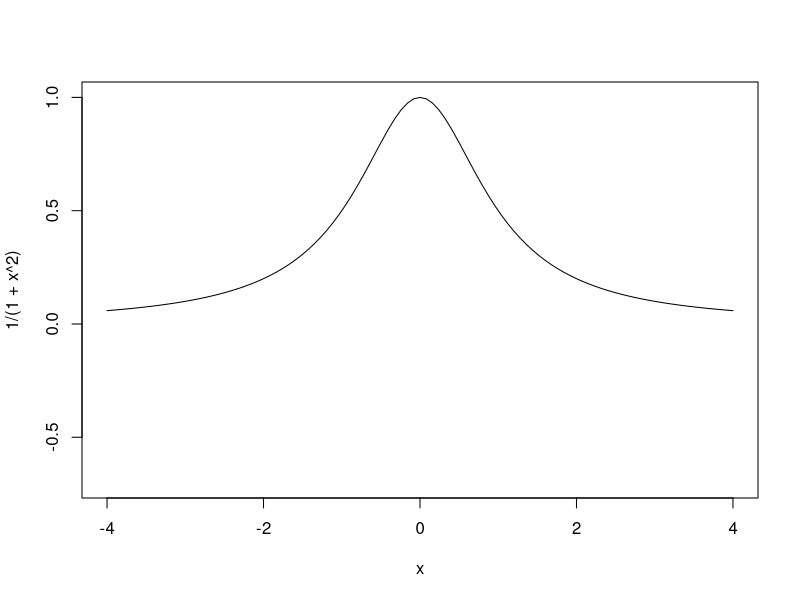
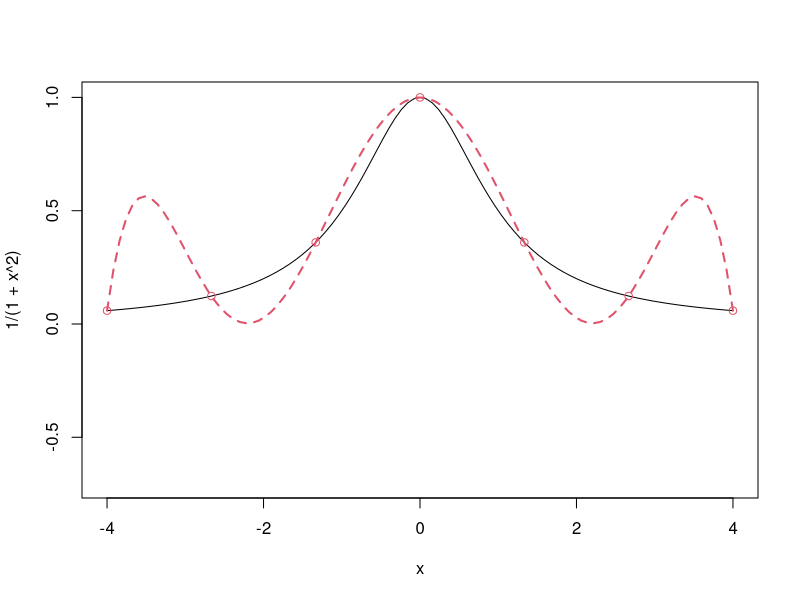
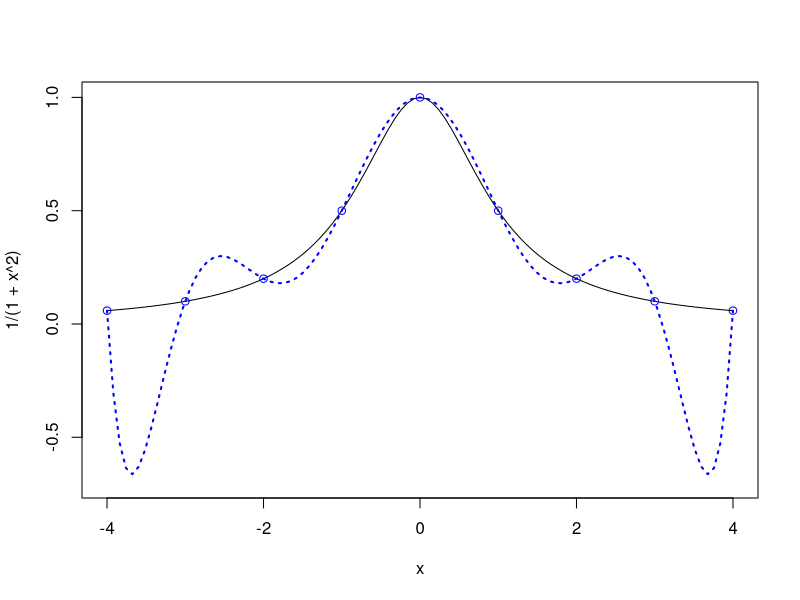
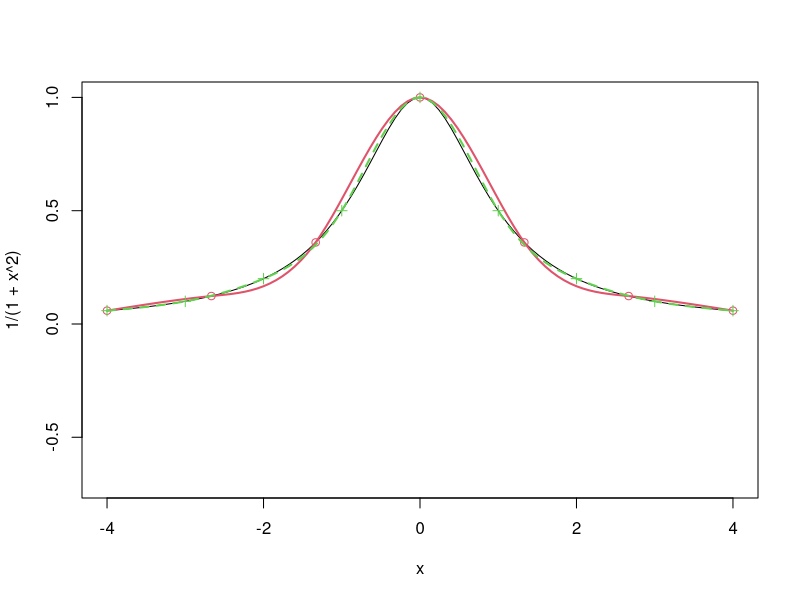
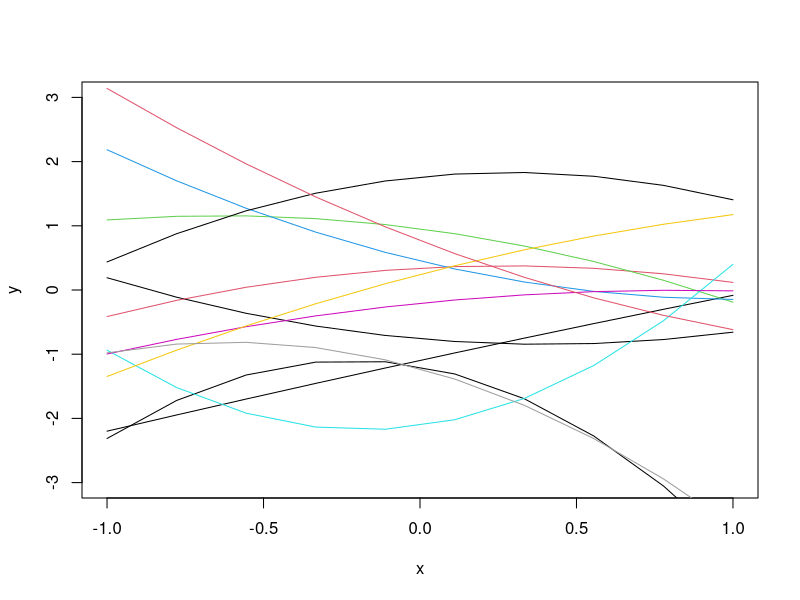
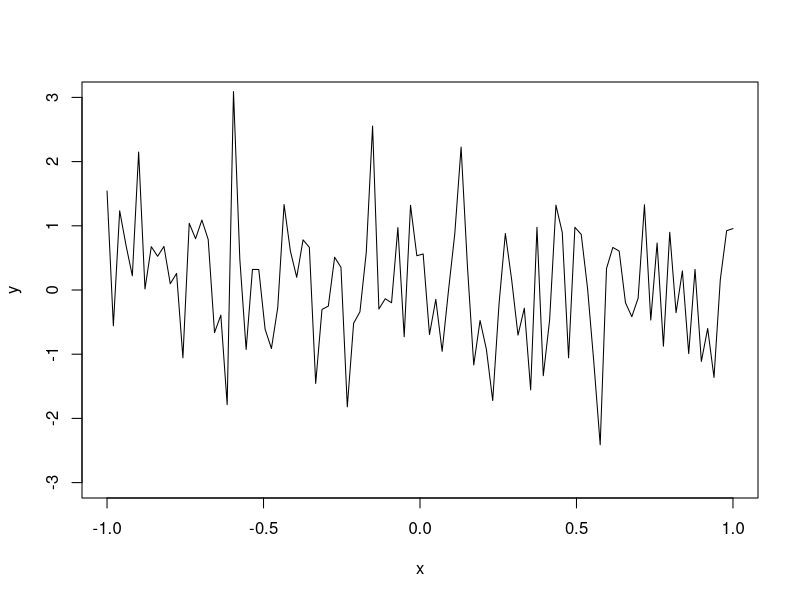
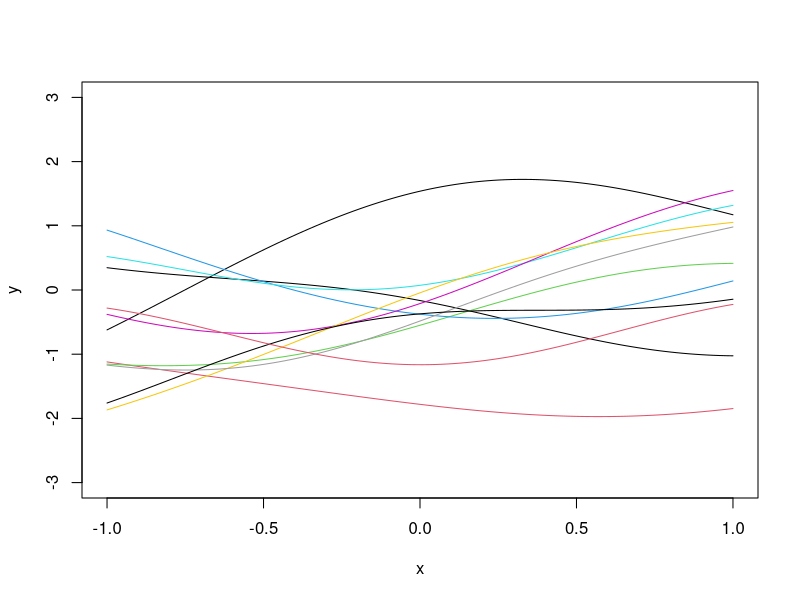
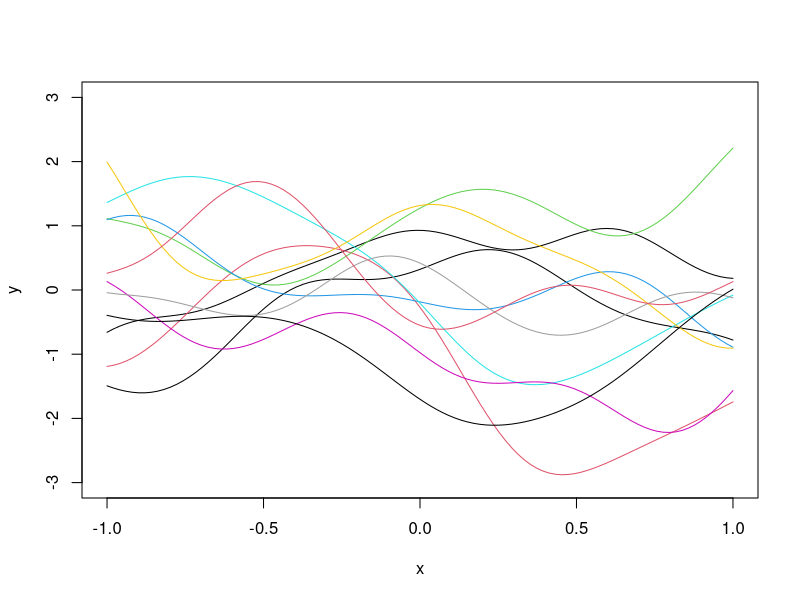

The R source for these figures, in order:
## ---- chunk 1
curve(1/(1+x^2), from=-4, to=4, ylim=c(-.7,1))
## ---- chunk 2
curve(1/(1+x^2), from=-4, to=4, ylim=c(-.7,1))
x=seq(-4,4,length=7)
y=1/(1+x^2)
X=as.matrix(cbind(1,x,x^2,x^3,x^4,x^5,x^6))
a=solve(X,y)
u=seq(-4,4,length=100)
yhat=u
for(i in 1:100)
  yhat[i]=sum(c(1,u[i],u[i]^2,u[i]^3,u[i]^4,u[i]^5,u[i]^6)*a)
lines(u,yhat, col=2, lty=2, lwd = 2)
points(x,y,col=2)
## ---- chunk 3
curve(1/(1+x^2), from=-4, to=4, ylim=c(-.7,1))
x=seq(-4,4,length=9)
y=1/(1+x^2)
X=as.matrix(cbind(1,x,x^2,x^3,x^4,x^5,x^6,x^7,x^8))
a=solve(X,y)
u=seq(-4,4,length=100)
yhat=u
for(i in 1:100)
  yhat[i]=sum(c(1,u[i],u[i]^2,u[i]^3,u[i]^4,u[i]^5,u[i]^6, u[i]^7,u[i]^8)*a)
lines(u,yhat, col='blue', lty=3, lwd = 2)
points(x,y,col="blue")
## ---- chunk 4
curve(1/(1+x^2), from=-4, to=4, ylim=c(-.7,1))

# Splines with 7 points

x=seq(-4,4,length=7)
y=1/(1+x^2)
points(x,y,col=2)
a=splinefun(x,y,method="natural")
curve(a,add=T,col=2, lwd = 2)

# Splines with 9 points

x=seq(-4,4,length=9)
y=1/(1+x^2)
points(x,y, pch=3,col=3)
a=splinefun(x,y,method="natural")
curve(a,add=T,col=3, lty=2, lwd = 2)
## ---- chunk 5
x=seq(-1,1,length=10)
b=rnorm(3)
y=b[1]+b[2]*x+b[3]*x^2
plot(x,y,"l", ylim=c(-3,3))
b=rnorm(3)
y=b[1]+b[2]*x+b[3]*x^2
lines(x,y,"l")
for(i in 1:10)
{b=rnorm(3)
y=b[1]+b[2]*x+b[3]*x^2
lines(x,y,"l",col=i)}
## ---- chunk 6
N=100
x=seq(-1,1,length=N)
y=rnorm(N)
plot(x,y,"l", ylim=c(-3,3))
## ---- chunk 7
E=as.matrix(dist(x, diag=T, ,upper=T))

# Correlation matrix R
R=exp(-0.5*E^2)
eig=eigen(R)
R.sqrt=eig$vec%*%diag(sqrt(eig$val+10^(-10)))%*%t(eig$vec)
z=rnorm(N)
y=R.sqrt%*%z
plot(x,y,"l", ylim=c(-3,3))
for(i in 1:10)
  lines(x,R.sqrt%*%rnorm(N),col=i)
## ---- chunk 8
E=as.matrix(dist(x, diag=T, ,upper=T))

# Correlation matrix R
R=exp(-5*E^2)
eig=eigen(R)
R.sqrt=eig$vec%*%diag(sqrt(eig$val+10^(-10)))%*%t(eig$vec)
z=rnorm(N)
y=R.sqrt%*%z
plot(x,y,"l", ylim=c(-3,3))
for(i in 1:10)
  lines(x,R.sqrt%*%rnorm(N),col=i)
## ---- chunk 9
# Computer model
f=function(x)
  sin(30*(x-.9)^4)*cos(2*(x-.9))+(x-.9)/2

n=10
D=seq(0,1,length=n)
y=f(D)
curve(f(x),from=0,to=1, ylim = c(-0.75, 0.55))
points(D,y,pch=4,cex=2)
E=as.matrix(dist(D, diag=T, upper=T))
theta=100
R=exp(-theta*E^2)
mu=0
I=diag(n)
Rinv=solve(R+10^(-10)*I)
coef=Rinv%*%(y-mu)

basis=function(h)
  exp(-theta*h^2)
r=function(x)
{
  vec=basis(x-D)
  return(vec)
}

fhat=function(x)
  mu+t(r(x))%*%coef

sigma2=drop(1/n*t(y-mu)%*%Rinv%*%(y-mu))
f.var=function(x)
  sigma2*(1-t(r(x))%*%Rinv%*%r(x))

N=1000
u=seq(0,1,length=N)
y.pred=y.low=y.high=numeric(N)
for(i in 1:N)
{
  y.pred[i]=fhat(u[i])
  SD=sqrt(f.var(u[i]))
  y.low[i]=y.pred[i]-2*SD
  y.high[i]=y.pred[i]+2*SD
}

lines(u,y.pred,col=3,lwd=2)
lines(u,y.low,lty=2,col=2,lwd=2)
lines(u,y.high,lty=2,col=2,lwd=2)
test=u
# RMSE
sqrt(mean((apply(cbind(test),1,fhat)-f(test))^2))
## ---- chunk 10
curve(f(x),from=0,to=1, ylim = c(-0.75, 0.55))
points(D,y,pch=4,cex=2)
E=as.matrix(dist(D, diag=T, upper=T))
theta=100
R=exp(-theta*E^2)
mu=100
I=diag(n)
Rinv=solve(R+10^(-10)*I)
coef=Rinv%*%(y-mu)

basis=function(h)
  exp(-theta*h^2)
r=function(x)
{
  vec=basis(x-D)
  return(vec)
}

fhat=function(x)
  mu+t(r(x))%*%coef

sigma2=drop(1/n*t(y-mu)%*%Rinv%*%(y-mu))
f.var=function(x)
  sigma2*(1-t(r(x))%*%Rinv%*%r(x))

N=1000
u=seq(0,1,length=N)
y.pred=y.low=y.high=numeric(N)
for(i in 1:N)
{
  y.pred[i]=fhat(u[i])
  SD=sqrt(f.var(u[i]))
  y.low[i]=y.pred[i]-2*SD
  y.high[i]=y.pred[i]+2*SD
}

lines(u,y.pred,col=3,lwd=2)
lines(u,y.low,lty=2,col=2,lwd=2)
lines(u,y.high,lty=2,col=2,lwd=2)
## ---- chunk 11
f=function(x)
  sin(30*(x-.9)^4)*cos(2*(x-.9))+(x-.9)/2

n=10
D=seq(0,1,length=n)
y=f(D)
curve(f(x),from=0,to=1, ylim= c(-0.75, 0.55))
points(D,y)
E=as.matrix(dist(D, diag=T, upper=T))
theta=100
R=exp(-theta*E^2)
one=rep(1,n)
I=diag(n)
Rinv=solve(R+10^(-10)*I)
mu=drop(t(one)%*%Rinv%*%y/(t(one)%*%Rinv%*%one))
## ---- chunk 12
mu
## ---- chunk 13
coef=Rinv%*%(y-mu)

basis=function(h)
  exp(-theta*h^2)
r=function(x)
{
  vec=basis(x-D)
  return(vec)
}

sigma2=drop(1/n*t(y-mu)%*%Rinv%*%(y-mu))
f.var=function(x)
{ 
  fac=1/(one%*%Rinv%*%one)
  val=sigma2*(1-t(r(x))%*%Rinv%*%r(x)+fac*(1-t(r(x))%*%Rinv%*%one)^2)
  return(val)
}

fhat=function(x)
  mu+t(r(x))%*%coef
N=1000
u=seq(0,1,length=N)
y.pred=y.low=y.high=numeric(N)
for(i in 1:N)
{
  y.pred[i]=fhat(u[i])
  SD=sqrt(f.var(u[i]))
  y.low[i]=y.pred[i]-2*SD
  y.high[i]=y.pred[i]+2*SD
}

lines(u,y.pred,col=3,lwd=2)
lines(u,y.low,lty=2,col=2,lwd=2)
lines(u,y.high,lty=2,col=2,lwd=2)
test=u

# RMSE
sqrt(mean((apply(cbind(test),1,fhat)-f(test))^2))
